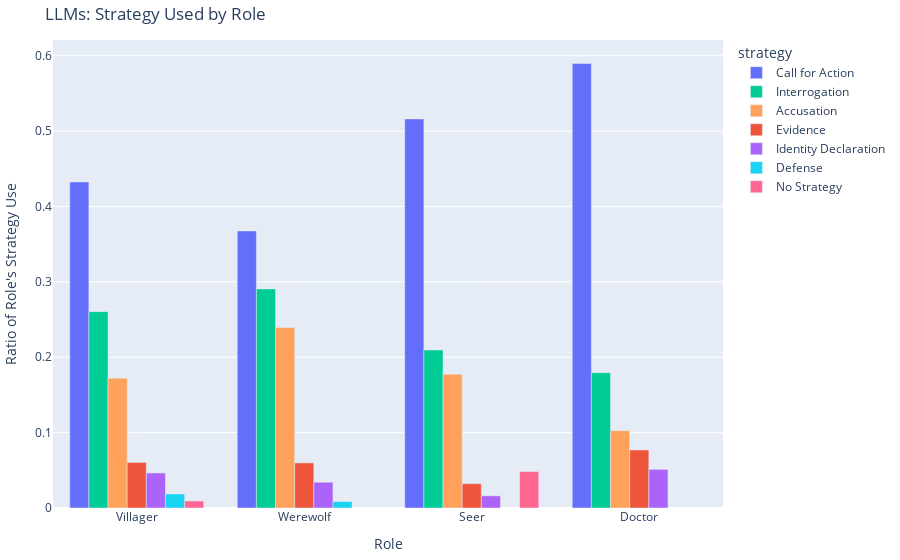

Notebook code cell kept with this figure:
### Code cell
#| label: fig-stratbyrole-llms
#| column: page

llm_strats = llm_text_df[["players", "roles", "speaker", "strategy"]].explode(["players", "roles"])
llm_strats = llm_strats[llm_strats["players"] == llm_strats["speaker"]]
llm_strats = llm_strats.explode("strategy")[["roles", "strategy"]].value_counts().reset_index()
llm_strats["count"] = llm_strats.groupby("roles")["count"].transform(lambda x: x/x.sum()) # Make scaled by total strategy use per role

fig = px.bar(llm_strats, x="roles", y="count", color="strategy", barmode="group")
fig.update_layout(yaxis_title="Ratio of Role's Strategy Use", xaxis_title="Role", title="LLMs: Strategy Used by Role", height=400)
fig.show()

### Figure 1 — Plotly figure (JSON) as saved in the notebook; plotly's stock layout.template omitted (floating-point values rounded to 4 significant figures)
{"data": [{"alignmentgroup": "True", "hovertemplate": "strategy=Call for Action<br>roles=%{x}<br>count=%{y}<extra></extra>", "legendgroup": "Call for Action", "marker": {"color": "#636EFA", "pattern": {"shape": ""}}, "name": "Call for Action", "offsetgroup": "Call for Action", "orientation": "v", "showlegend": true, "textposition": "auto", "type": "bar", "x": ["Villager", "Werewolf", "Seer", "Doctor"], "xaxis": "x", "y": [0.4326, 0.3675, 0.5161, 0.5897], "yaxis": "y"}, {"alignmentgroup": "True", "hovertemplate": "strategy=Interrogation<br>roles=%{x}<br>count=%{y}<extra></extra>", "legendgroup": "Interrogation", "marker": {"color": "#00CC96", "pattern": {"shape": ""}}, "name": "Interrogation", "offsetgroup": "Interrogation", "orientation": "v", "showlegend": true, "textposition": "auto", "type": "bar", "x": ["Villager", "Werewolf", "Seer", "Doctor"], "xaxis": "x", "y": [0.2605, 0.2906, 0.2097, 0.1795], "yaxis": "y"}, {"alignmentgroup": "True", "hovertemplate": "strategy=Accusation<br>roles=%{x}<br>count=%{y}<extra></extra>", "legendgroup": "Accusation", "marker": {"color": "#FFA15A", "pattern": {"shape": ""}}, "name": "Accusation", "offsetgroup": "Accusation", "orientation": "v", "showlegend": true, "textposition": "auto", "type": "bar", "x": ["Villager", "Werewolf", "Seer", "Doctor"], "xaxis": "x", "y": [0.1721, 0.2393, 0.1774, 0.1026], "yaxis": "y"}, {"alignmentgroup": "True", "hovertemplate": "strategy=Evidence<br>roles=%{x}<br>count=%{y}<extra></extra>", "legendgroup": "Evidence", "marker": {"color": "#EF553B", "pattern": {"shape": ""}}, "name": "Evidence", "offsetgroup": "Evidence", "orientation": "v", "showlegend": true, "textposition": "auto", "type": "bar", "x": ["Villager", "Werewolf", "Doctor", "Seer"], "xaxis": "x", "y": [0.06047, 0.05983, 0.07692, 0.03226], "yaxis": "y"}, {"alignmentgroup": "True", "hovertemplate": "strategy=Identity Declaration<br>roles=%{x}<br>count=%{y}<extra></extra>", "legendgroup": "Identity Declaration", "marker": {"color": "#AB63FA", "pattern": {"shape": ""}}, "name": "Identity Declaration", "offsetgroup": "Identity Declaration", "orientation": "v", "showlegend": true, "textposition": "auto", "type": "bar", "x": ["Villager", "Werewolf", "Doctor", "Seer"], "xaxis": "x", "y": [0.04651, 0.03419, 0.05128, 0.01613], "yaxis": "y"}, {"alignmentgroup": "True", "hovertemplate": "strategy=Defense<br>roles=%{x}<br>count=%{y}<extra></extra>", "legendgroup": "Defense", "marker": {"color": "#19D3F3", "pattern": {"shape": ""}}, "name": "Defense", "offsetgroup": "Defense", "orientation": "v", "showlegend": true, "textposition": "auto", "type": "bar", "x": ["Villager", "Werewolf"], "xaxis": "x", "y": [0.0186, 0.008547], "yaxis": "y"}, {"alignmentgroup": "True", "hovertemplate": "strategy=No Strategy<br>roles=%{x}<br>count=%{y}<extra></extra>", "legendgroup": "No Strategy", "marker": {"color": "#FF6692", "pattern": {"shape": ""}}, "name": "No Strategy", "offsetgroup": "No Strategy", "orientation": "v", "showlegend": true, "textposition": "auto", "type": "bar", "x": ["Seer", "Villager"], "xaxis": "x", "y": [0.04839, 0.009302], "yaxis": "y"}], "layout": {"autosize": true, "barmode": "group", "legend": {"title": {"text": "strategy"}, "tracegroupgap": 0}, "title": {"text": "LLMs: Strategy Used by Role"}, "xaxis": {"anchor": "y", "autorange": true, "domain": [0, 1], "range": [-0.5, 3.5], "title": {"text": "Role"}, "type": "category"}, "yaxis": {"anchor": "x", "autorange": true, "domain": [0, 1], "range": [0, 0.6208], "title": {"text": "Ratio of Role's Strategy Use"}, "type": "linear"}}}
